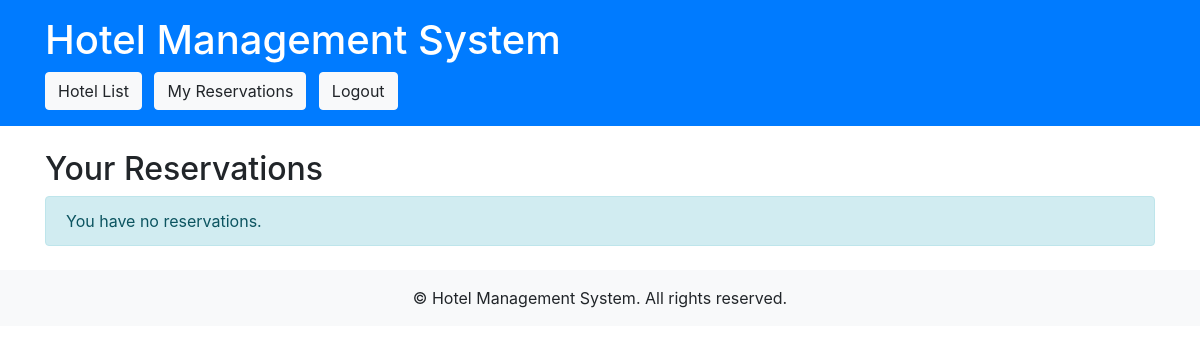
Page /hotels/reservations/ (signed in) on the earlier database version.
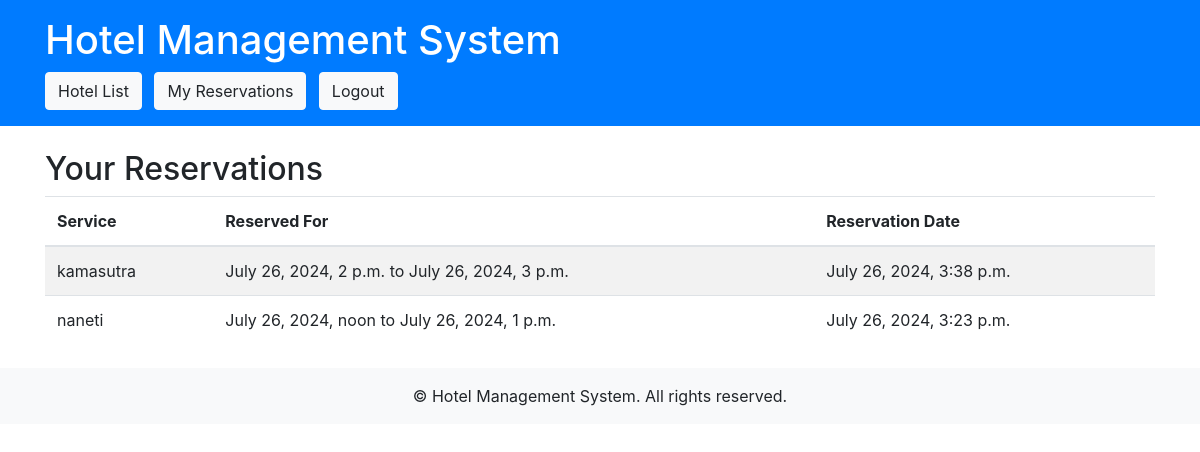
Same page on the later database version.
### hotels/models.py (models this page shows, shortened)
class Reservation(models.Model):
    user = models.ForeignKey(CustomUser, on_delete=models.CASCADE)
    service = models.ForeignKey(Service, on_delete=models.CASCADE)
    reservation_date = models.DateTimeField(auto_now_add=True)
    reserved_for = models.ForeignKey(AvailableTime, on_delete=models.CASCADE)

class Service(models.Model):
    hotel = models.ForeignKey(Hotel, related_name='services', on_delete=models.CASCADE)
    name = models.CharField(max_length=255)
    description = models.TextField()
    price = models.DecimalField(max_digits=10, decimal_places=2)
    available = models.BooleanField(default=True)

class AvailableTime(models.Model):
    service = models.ForeignKey(Service, related_name='available_times', on_delete=models.CASCADE)
    start_time = models.DateTimeField()
    end_time = models.DateTimeField()
    is_reserved = models.BooleanField(default=False)

### hotels/views.py (the view)
# urls.py: path('reservations/', UserReservationsView.as_view(), name='user_reservations'),
class UserReservationsView(LoginRequiredMixin, ListView):
    model = Reservation
    template_name = 'user_reservations.html'
    context_object_name = 'reservations'
    def get_queryset(self):
        return Reservation.objects.filter(user=self.request.user).order_by('-reservation_date')

### hotels/templates/user_reservations.html (shortened to what this page needs)
<!DOCTYPE html>
<html lang="en">
<head>
    <link href="https://stackpath.bootstrapcdn.com/bootstrap/4.5.2/css/bootstrap.min.css" rel="stylesheet">
</head>
<body>
    <header class="bg-primary text-white py-3">
        <div class="container">
            <h1 class="mb-0">Hotel Management System</h1>
            <nav class="mt-2">
                <a class="btn btn-light mr-2" href="{% url 'hotel_list' %}">Hotel List</a>
                <a class="btn btn-light mr-2" href="{% url 'user_reservations' %}">My Reservations</a>
                <a class="btn btn-light" href="{% url 'logout' %}">Logout</a>
            </nav>
        </div>
    </header>
    <main class="container my-4">
        <h2>Your Reservations</h2>
        {% if reservations %}
            <table class="table table-striped">
                <thead>
                    <tr>
                        <th>Service</th>
                        <th>Reserved For</th>
                        <th>Reservation Date</th>
                    </tr>
                </thead>
                <tbody>
                    {% for reservation in reservations %}
                        <tr>
                            <td>{{ reservation.service.name }}</td>
                            <td>{{ reservation.reserved_for.start_time }} to {{ reservation.reserved_for.end_time }}</td>
                            <td>{{ reservation.reservation_date }}</td>
                        </tr>
                    {% endfor %}
                </tbody>
            </table>
        {% else %}
            <div class="alert alert-info" role="alert">
                You have no reservations.
            </div>
        {% endif %}
    </main>
    <footer class="bg-light text-center py-3">
        <p class="mb-0">&copy; {{ current_year }} Hotel Management System. All rights reserved.</p>
    </footer>
</body>
</html>

Differences in the rows shown:
added Reservation: service.name "kamasutra", reserved_for.start_time "July 26, 2024, 2 p.m.", reserved_for.end_time "July 26, 2024, 3 p.m.", reservation_date "July 26, 2024, 3:38 p.m."
added Reservation: service.name "naneti", reserved_for.start_time "July 26, 2024, noon", reserved_for.end_time "July 26, 2024, 1 p.m.", reservation_date "July 26, 2024, 3:23 p.m."
Other differences:
text no longer shown: "You have no reservations."
text now shown: "Service Reserved For Reservation Date"
